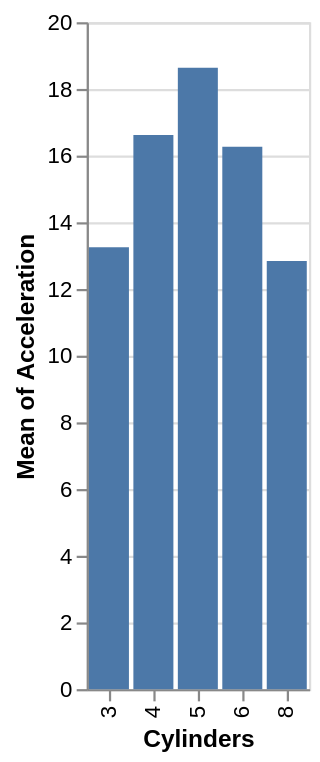

Here is the Vega-Lite specification saved for this chart:
### Vega-Lite specification from a JSON file in a GitHub repository (floating-point values rounded to 4 significant figures; data arrays with more than 128 entries replaced by an {"elided": "..."} marker saying what was removed)
{"$schema": "https://vega.github.io/schema/vega-lite/v4.json", "data": {"values": {"elided": "406 records"}}, "mark": "bar", "encoding": {"x": {"field": "Cylinders"}, "y": {"aggregate": "mean", "field": "Acceleration"}}}
